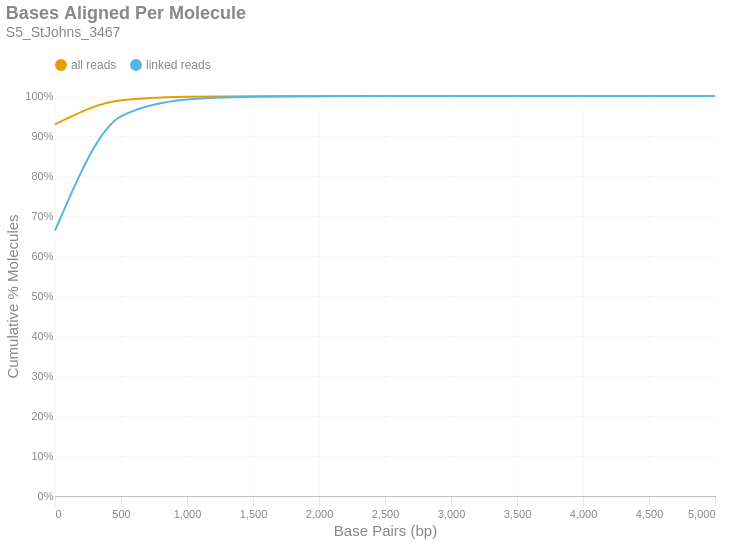

Write notebook code for a chart like this one.
### Markdown cell above
### Bases Aligned Per Molecule
This is a cumulative frequency distribution showing the number of base pairs aligned per unique molecule. These data are shown in 500 bp bins. There are two distributions: one with `all reads` (yellow) and another with only `linked reads` (blue). The percent of molecules in the `linked reads` distribution is relative to the total number of linked molecules.

### Code cell
if SKIPLR:
    print_html(f"Skipped")
else:
    binned_df = consolidated_hist(valids['aligned_bp'], mask, 500, True)
    with SafeRender(binned_df):
        (
            density_plot(binned_df, 'Bases Aligned Per Molecule', samplename, 'basesper')
            .encode(
                x=alt.X('bin:Q', title="Base Pairs (bp)").axis(tickMinStep=500).scale(padding=0),
                y=alt.Y('value:Q', title='Cumulative % Molecules')
                    .axis(format='%')
                    .scale(domain = [0,1])
                    .stack(False),
                color=alt.Color("key:N").scale(domain = ["all reads", "linked reads"]),
                tooltip = [
                    alt.Tooltip("key:N", title = "Data Type"),
                    alt.Tooltip("range_label:N", title="Bases Aligned Per Molecule"),
                    alt.Tooltip("value:Q", format = ".2%", title="% Molecules (Cum.)")
                ]
            )
        ).display()

### Figure 1 — Vega-Lite specification as saved in the notebook (floating-point values rounded to 4 significant figures)
{"width": "container", "height": 400, "config": {"title": {"anchor": "start", "dy": -15, "fontSize": 18, "color": "#888888", "subtitleColor": "#888888", "subtitleFontSize": 14}, "arc": {"fill": "#0072B2"}, "axis": {"domainColor": "#888888", "domainWidth": 0.5, "gridWidth": 0.2, "grid": false, "titleFontWeight": 400, "titleFontSize": 15, "labelFontSize": 11, "labelColor": "#888888", "tickColor": "#888888", "tickWidth": 0.2, "titleColor": "#888888"}, "axisBand": {"grid": false}, "axisX": {"grid": true, "tickSize": 10, "domainCap": "round"}, "axisY": {"domain": false, "grid": true, "tickSize": 0, "domainCap": "round"}, "background": "transparent", "header": {"labelFontSize": 15, "labelColor": "#888888", "titleFontSize": 15, "titleFontWeight": 600, "titleColor": "#888888"}, "legend": {"labelFont": "sans-serif", "labelFontSize": 12, "labelColor": "#888888", "symbolSize": 100, "symbolType": "circle", "titleFontSize": 12, "titlePadding": 10, "titleColor": "#888888", "title": null, "orient": "top"}, "range": {"category": ["#E69F00", "#56B4E9", "#009E73", "#F0E442", "#0072B2", "#D55E00", "#CC79A7", "#000000"], "diverging": ["#cfe8f3", "#a2d4ec", "#73bfe2", "#46abdb", "#1696d2", "#12719e"]}, "area": {"fill": "#0072B2", "fillOpacity": 0.7, "line": true, "strokeOpacity": 0.7}, "line": {"color": "#0072B2", "stroke": "#0072B2", "strokeWidth": 2}, "trail": {"color": "#0072B2", "stroke": "#0072B2", "strokeWidth": 0, "size": 1}, "point": {"filled": true, "fillOpacity": 1.0, "size": 95}, "text": {"color": "#888888", "fontSize": 11, "align": "right", "fontWeight": 400, "size": 11}, "bar": {"fill": "#0072B2", "stroke": null}, "view": {"stroke": null, "continuousWidth": 660, "continuousHeight": 400}}, "data": {"name": "data-e640af1f8da81229293cde12628c929d"}, "mark": {"type": "line", "interpolate": "monotone", "point": {"opacity": 0, "size": 275}}, "encoding": {"color": {"field": "key", "scale": {"domain": ["all reads", "linked reads"]}, "type": "nominal"}, "tooltip": [{"field": "key", "title": "Data Type", "type": "nominal"}, {"field": "range_label", "title": "Bases Aligned Per Molecule", "type": "nominal"}, {"field": "value", "format": ".2%", "title": "% Molecules (Cum.)", "type": "quantitative"}], "x": {"axis": {"tickMinStep": 500}, "field": "bin", "scale": {"padding": 0}, "title": "Base Pairs (bp)", "type": "quantitative"}, "y": {"axis": {"format": "%"}, "field": "value", "scale": {"domain": [0, 1]}, "stack": false, "title": "Cumulative % Molecules", "type": "quantitative"}}, "params": [{"name": "param_c36ac31b6afebe62", "select": {"type": "point", "fields": ["key"]}, "bind": "legend"}], "title": {"text": "Bases Aligned Per Molecule", "subtitle": "S5_StJohns_3467"}, "transform": [{"fold": ["all reads (cumsum)", "linked reads (cumsum)"]}, {"calculate": "replace(datum.key, ' (cumsum)', '')", "as": "key"}, {"filter": {"param": "param_c36ac31b6afebe62"}}], "usermeta": {"embedOptions": {"downloadFileName": "S5_StJohns_3467.basesper"}}, "$schema": "https://vega.github.io/schema/vega-lite/v6.1.0.json", "datasets": {"data-e640af1f8da81229293cde12628c929d": [{"bin": "0.0", "interval": "0.0-500.0", "all reads": 0.9291, "linked reads": 0.6633, "all reads (cumsum)": 0.9291, "linked reads (cumsum)": 0.6633, "range_label": "0-499"}, {"bin": "500.0", "interval": "500.0-1000.0", "all reads": 0.06023, "linked reads": 0.2857, "all reads (cumsum)": 0.9893, "linked reads (cumsum)": 0.9489, "range_label": "500-999"}, {"bin": "1000.0", "interval": "1000.0-1500.0", "all reads": 0.008848, "linked reads": 0.04215, "all reads (cumsum)": 0.9981, "linked reads (cumsum)": 0.9911, "range_label": "1000-1499"}, {"bin": "1500.0", "interval": "1500.0-2000.0", "all reads": 0.00152, "linked reads": 0.007241, "all reads (cumsum)": 0.9997, "linked reads (cumsum)": 0.9983, "range_label": "1500-1999"}, {"bin": "2000.0", "interval": "2000.0-2500.0", "all reads": 0.0002785, "linked reads": 0.001327, "all reads (cumsum)": 0.9999, "linked reads (cumsum)": 0.9997, "range_label": "2000-2499"}, {"bin": "2500.0", "interval": "2500.0-3000.0", "all reads": 5.154e-05, "linked reads": 0.0002456, "all reads (cumsum)": 1.0, "linked reads (cumsum)": 0.9999, "range_label": "2500-2999"}, {"bin": "3000.0", "interval": "3000.0-3500.0", "all reads": 1.458e-05, "linked reads": 6.946e-05, "all reads (cumsum)": 1.0, "linked reads (cumsum)": 1.0, "range_label": "3000-3499"}, {"bin": "3500.0", "interval": "3500.0-4000.0", "all reads": 2.464e-06, "linked reads": 1.174e-05, "all reads (cumsum)": 1.0, "linked reads (cumsum)": 1.0, "range_label": "3500-3999"}, {"bin": "4000.0", "interval": "4000.0-4500.0", "all reads": 1.437e-06, "linked reads": 6.848e-06, "all reads (cumsum)": 1.0, "linked reads (cumsum)": 1.0, "range_label": "4000-4499"}, {"bin": "4500.0", "interval": "4500.0-5000.0", "all reads": 2.054e-07, "linked reads": 9.783e-07, "all reads (cumsum)": 1.0, "linked reads (cumsum)": 1.0, "range_label": "4500-4999"}, {"bin": "5000.0", "interval": "5000.0-5500.0", "all reads": 2.054e-07, "linked reads": 9.783e-07, "all reads (cumsum)": 1.0, "linked reads (cumsum)": 1.0, "range_label": "5000-5499"}]}}
